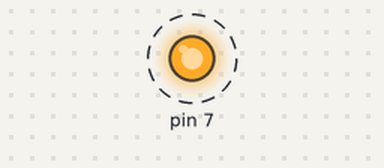
A sketch run on a simulated Arduino Mega 2560, built with avr-gcc and run on an emulated ATmega2560. Shown: output pins drawn as LEDs (lit = HIGH). Dashed ring = blinking. What the sketch prints to the serial monitor is not drawn.

Above: at 0.7 s.
Timing chart, 0 to 4.6 s (numbered marks = the images above):
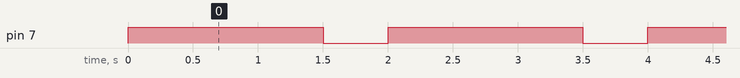

Measured:
- by itself, pin 7: alternates HIGH for 1.5 s and LOW for 0.50 s

The sketch:

serial-find.ino
```cpp
void setup() {
  Serial.begin(57600);  // D0 D1
  Serial1.begin(57600);  // D0 D1
  pinMode(7, OUTPUT);

}


void loop() {
  Serial.println("AT\r\n");
  digitalWrite(7, HIGH);
  if (Serial.find("OK"))
  { Serial1.println("good");
  }
  delay(500);
  digitalWrite(7, LOW);
  delay(500);
}
```
